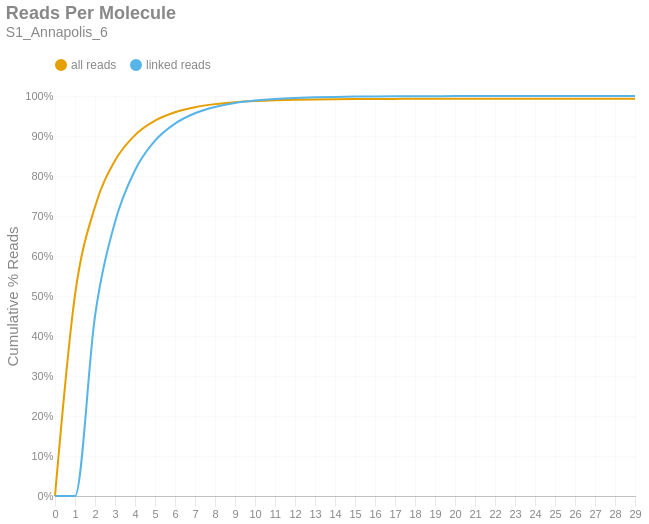

The notebook cell saved with this chart:
### Markdown cell above
### Reads per Molecule
This chart shows the cumulative distribution of the number of reads per linked molecule. That is, how many alignments are associated with a unique molecule. This excludes the number of reads associated with invalid or absent linked-read barcodes. The `linked` histogram is the percentages recalculated when disregarding singletons.

### Code cell
if SKIPLR:
    print_html(f"Skipped")
else:
    counts = np.bincount(valids['reads'].cast(pl.Int64).to_numpy())
    weighted = counts * np.arange(len(counts))
    all_perc = weighted / n_reads
    linked_perc = weighted / n_linked_reads
    linked_perc[1] = 0
    binned_df = pl.DataFrame({
        'readsper': list(range(len(counts))),
        'all reads (cumsum)': np.cumsum(all_perc).tolist(),
        'linked reads (cumsum)': np.cumsum(linked_perc).tolist(),
    })

    with SafeRender(binned_df):
        (
            density_plot(binned_df, 'Reads Per Molecule', samplename, 'readspmol')
            .encode(
                x=alt.X('readsper:O', title=None).axis(labelAngle=0).scale(padding=0),
                y=alt.Y('value:Q', title='Cumulative % Reads').axis(format='%').stack(False),
                color=alt.Color("key:N").scale(domain=["all reads", "linked reads"]),
                tooltip=[
                    alt.Tooltip("key:N", title="Data Type"),
                    alt.Tooltip("readsper:O", title="Reads Per Molecule"),
                    alt.Tooltip("value:Q", format=".2%", title="% Reads (Cum.)")
                ]            
            )
        ).display()

### Figure 1 — Vega-Lite specification as saved in the notebook (floating-point values rounded to 4 significant figures)
{"width": "container", "height": 400, "config": {"title": {"anchor": "start", "dy": -15, "fontSize": 18, "color": "#888888", "subtitleColor": "#888888", "subtitleFontSize": 14}, "arc": {"fill": "#0072B2"}, "axis": {"domainColor": "#888888", "domainWidth": 0.5, "gridWidth": 0.2, "grid": false, "titleFontWeight": 400, "titleFontSize": 15, "labelFontSize": 11, "labelColor": "#888888", "tickColor": "#888888", "tickWidth": 0.2, "titleColor": "#888888"}, "axisBand": {"grid": false}, "axisX": {"grid": true, "tickSize": 10, "domainCap": "round"}, "axisY": {"domain": false, "grid": true, "tickSize": 0, "domainCap": "round"}, "background": "transparent", "header": {"labelFontSize": 15, "labelColor": "#888888", "titleFontSize": 15, "titleFontWeight": 600, "titleColor": "#888888"}, "legend": {"labelFont": "sans-serif", "labelFontSize": 12, "labelColor": "#888888", "symbolSize": 100, "symbolType": "circle", "titleFontSize": 12, "titlePadding": 10, "titleColor": "#888888", "title": null, "orient": "top"}, "range": {"category": ["#E69F00", "#56B4E9", "#009E73", "#F0E442", "#0072B2", "#D55E00", "#CC79A7", "#000000"], "diverging": ["#cfe8f3", "#a2d4ec", "#73bfe2", "#46abdb", "#1696d2", "#12719e"]}, "area": {"fill": "#0072B2", "fillOpacity": 0.7, "line": true, "strokeOpacity": 0.7}, "line": {"color": "#0072B2", "stroke": "#0072B2", "strokeWidth": 2}, "trail": {"color": "#0072B2", "stroke": "#0072B2", "strokeWidth": 0, "size": 1}, "point": {"filled": true, "fillOpacity": 1.0, "size": 95}, "text": {"color": "#888888", "fontSize": 11, "align": "right", "fontWeight": 400, "size": 11}, "bar": {"fill": "#0072B2", "stroke": null}, "view": {"stroke": null, "continuousWidth": 660, "continuousHeight": 400}}, "data": {"name": "data-b37204ced3a1d430716278a307b1e62e"}, "mark": {"type": "line", "interpolate": "monotone", "point": {"opacity": 0, "size": 275}}, "encoding": {"color": {"field": "key", "scale": {"domain": ["all reads", "linked reads"]}, "type": "nominal"}, "tooltip": [{"field": "key", "title": "Data Type", "type": "nominal"}, {"field": "readsper", "title": "Reads Per Molecule", "type": "ordinal"}, {"field": "value", "format": ".2%", "title": "% Reads (Cum.)", "type": "quantitative"}], "x": {"axis": {"labelAngle": 0}, "field": "readsper", "scale": {"padding": 0}, "title": null, "type": "ordinal"}, "y": {"axis": {"format": "%"}, "field": "value", "stack": false, "title": "Cumulative % Reads", "type": "quantitative"}}, "params": [{"name": "param_c36ac31b6afebe62", "select": {"type": "point", "fields": ["key"]}, "bind": "legend"}], "title": {"text": "Reads Per Molecule", "subtitle": "S1_Annapolis_6"}, "transform": [{"fold": ["all reads (cumsum)", "linked reads (cumsum)"]}, {"calculate": "replace(datum.key, ' (cumsum)', '')", "as": "key"}, {"filter": {"param": "param_c36ac31b6afebe62"}}], "usermeta": {"embedOptions": {"downloadFileName": "S1_Annapolis_6.readspmol"}}, "$schema": "https://vega.github.io/schema/vega-lite/v6.1.0.json", "datasets": {"data-b37204ced3a1d430716278a307b1e62e": [{"readsper": 0, "all reads (cumsum)": 0.0, "linked reads (cumsum)": 0.0}, {"readsper": 1, "all reads (cumsum)": 0.5027, "linked reads (cumsum)": 0.0}, {"readsper": 2, "all reads (cumsum)": 0.7233, "linked reads (cumsum)": 0.4497}, {"readsper": 3, "all reads (cumsum)": 0.8386, "linked reads (cumsum)": 0.6849}, {"readsper": 4, "all reads (cumsum)": 0.9022, "linked reads (cumsum)": 0.8145}, {"readsper": 5, "all reads (cumsum)": 0.9383, "linked reads (cumsum)": 0.8883}, {"readsper": 6, "all reads (cumsum)": 0.9593, "linked reads (cumsum)": 0.9311}, {"readsper": 7, "all reads (cumsum)": 0.972, "linked reads (cumsum)": 0.957}, {"readsper": 8, "all reads (cumsum)": 0.9797, "linked reads (cumsum)": 0.9726}, {"readsper": 9, "all reads (cumsum)": 0.9845, "linked reads (cumsum)": 0.9825}, {"readsper": 10, "all reads (cumsum)": 0.9875, "linked reads (cumsum)": 0.9885}, {"readsper": 11, "all reads (cumsum)": 0.9895, "linked reads (cumsum)": 0.9925}, {"readsper": 12, "all reads (cumsum)": 0.9907, "linked reads (cumsum)": 0.995}, {"readsper": 13, "all reads (cumsum)": 0.9915, "linked reads (cumsum)": 0.9967}, {"readsper": 14, "all reads (cumsum)": 0.992, "linked reads (cumsum)": 0.9977}, {"readsper": 15, "all reads (cumsum)": 0.9924, "linked reads (cumsum)": 0.9984}, {"readsper": 16, "all reads (cumsum)": 0.9926, "linked reads (cumsum)": 0.999}, {"readsper": 17, "all reads (cumsum)": 0.9928, "linked reads (cumsum)": 0.9993}, {"readsper": 18, "all reads (cumsum)": 0.9929, "linked reads (cumsum)": 0.9995}, {"readsper": 19, "all reads (cumsum)": 0.993, "linked reads (cumsum)": 0.9996}, {"readsper": 20, "all reads (cumsum)": 0.993, "linked reads (cumsum)": 0.9997}, {"readsper": 21, "all reads (cumsum)": 0.993, "linked reads (cumsum)": 0.9998}, {"readsper": 22, "all reads (cumsum)": 0.9931, "linked reads (cumsum)": 0.9999}, {"readsper": 23, "all reads (cumsum)": 0.9931, "linked reads (cumsum)": 0.9999}, {"readsper": 24, "all reads (cumsum)": 0.9931, "linked reads (cumsum)": 0.9999}, {"readsper": 25, "all reads (cumsum)": 0.9931, "linked reads (cumsum)": 0.9999}, {"readsper": 26, "all reads (cumsum)": 0.9931, "linked reads (cumsum)": 1.0}, {"readsper": 27, "all reads (cumsum)": 0.9931, "linked reads (cumsum)": 1.0}, {"readsper": 28, "all reads (cumsum)": 0.9931, "linked reads (cumsum)": 1.0}, {"readsper": 29, "all reads (cumsum)": 0.9931, "linked reads (cumsum)": 1.0}]}}
